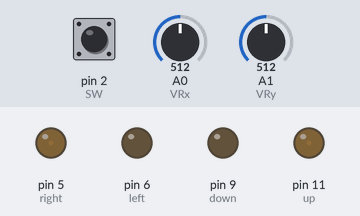
A sketch run on a simulated Arduino Uno, built with avr-gcc and run on an emulated ATmega328P. Shown: output pins drawn as LEDs (lit = HIGH). The inputs (shaded band) are chosen by the test bench; at power-on: A0 (VRx) = 512, A1 (VRy) = 512, pin 2 (SW) HIGH.

Above: at 1.2 s.
1.3 s: A0 (VRx) set to 716
At 2.5 s:
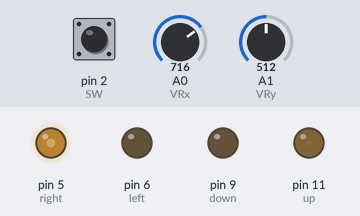
2.8 s: A1 (VRy) set to 716
At 3.8 s:
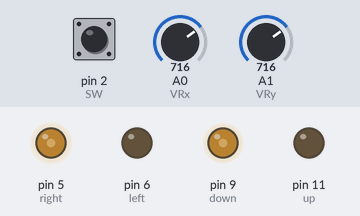
4.3 s: pin 2 (SW) pulled LOW for 0.15 s
At 4.38 s:
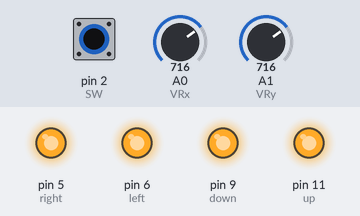
5.9 s: A0 (VRx) set to 900
At 6.5 s:
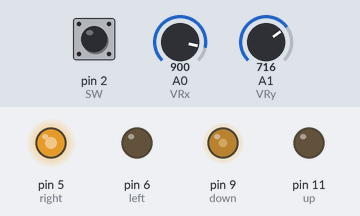
7.4 s: A1 (VRy) set to 900
At 7.8 s:
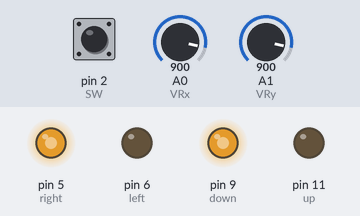
8.9 s: A0 (VRx) set to 511
At 9.6 s:
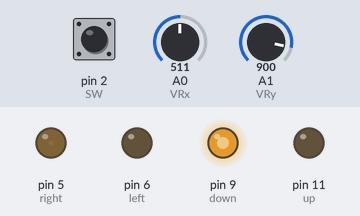
Timing chart, 0 to 11.4 s (numbered marks = the images above; inputs shaded):
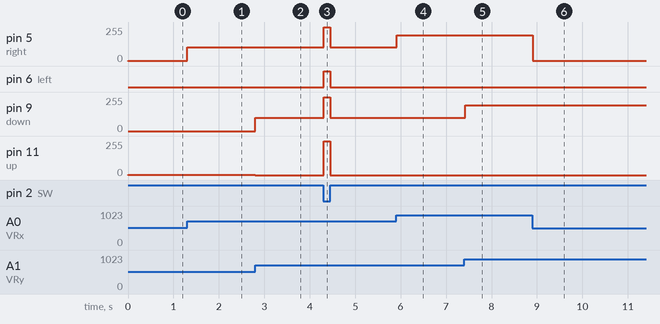

The sketch:

joystick.ino
```cpp
const int VRx = A0; //x potentiometer
const int VRy = A1; //y potentiometer
const int SW = 2; //click switch
const int up = 11; //up led
const int right = 5; //right led
const int down = 9; //down led
const int left = 6; //left led

float x, y;
int push;

int dt = 20; //delay time

void setup(){
  pinMode(VRx, INPUT);
  pinMode(VRy, INPUT);
  pinMode(SW, INPUT_PULLUP);

  pinMode(up, OUTPUT);
  pinMode(right, OUTPUT);
  pinMode(down, OUTPUT);
  pinMode(left, OUTPUT);
}

void loop(){
  x = analogRead(VRx); //reading x voltage
  y = analogRead(VRy); //readying y voltage
  push = digitalRead(SW); //reading if click switch is active


  //the following analogWrites use linear equations to calculate the brightness of each led
  //max brightness if the joystick is pulled to their endpoints
  //0 brightness if the joystick is in the middle (515 is the middle value for y, 508 is the middle value for x)


  if(x > 508.){
    analogWrite(right, (51./103.) * x - (25908./103.));
  } else{
    analogWrite(right, 0);
  }

  if(x < 508.){
    analogWrite(left, (-255./508.) * x + 255.);
  } else {
    analogWrite(left, 0);
  }

  if(y > 515.){
    analogWrite(down, (255./508.) * y - (131325./508.));
  } else {
    analogWrite(down, 0);
  }

  if(y < 515.){
    analogWrite(up, (-51./103.) * y + 255.);
  } else {
    analogWrite(up, 0);
  }

  if(push == 0){
    analogWrite(up, 255);
    analogWrite(down, 255);
    analogWrite(left, 255);
    analogWrite(right, 255);
  }

  delay(dt);
}
```

Measured:
- after the input at 1.3 s, pin 5 (right): 1/255 → 102/255 at once
- after the input at 2.8 s, pin 9 (down): 0/255 → 100/255 at once; pin 11 (up): 1/255 → 0/255 at once
- after the input at 4.3 s, pin 5 (right): 102/255 → 255/255 at once, → 102/255 0.14 s later; pin 6 (left): LOW → HIGH at once, → LOW 0.14 s later; pin 9 (down): 100/255 → 255/255 at once, → 100/255 0.14 s later; pin 11 (up): 0/255 → 255/255 at once, → 0/255 0.14 s later
- after the input at 5.9 s, pin 5 (right): 102/255 → 194/255 at once
- after the input at 7.4 s, pin 9 (down): 100/255 → 193/255 at once
- after the input at 8.9 s, pin 5 (right): 194/255 → 1/255 at once
